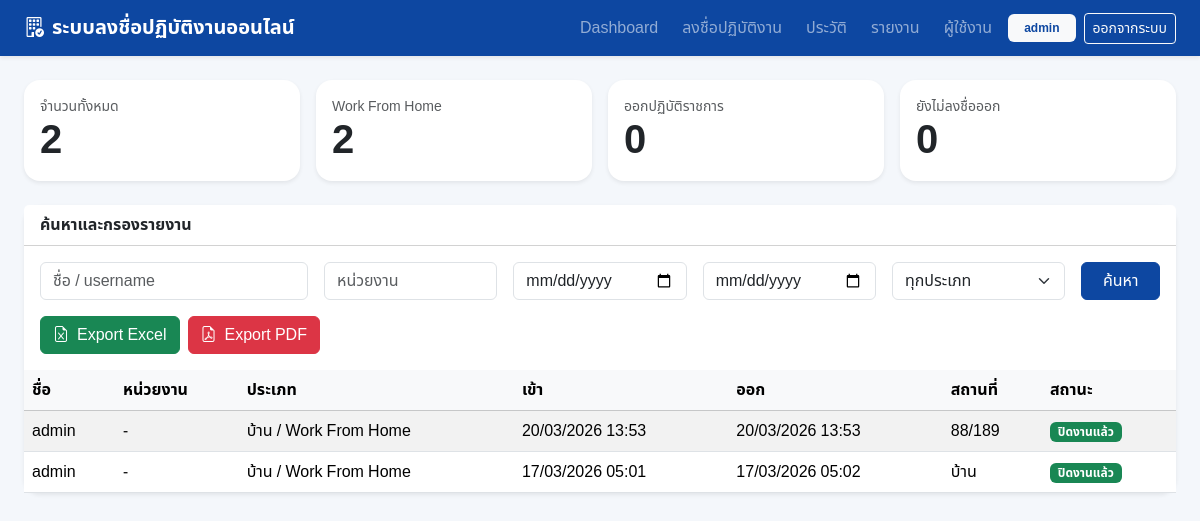
The app's page /reports/ (signed in) with its own data.
### attendance/models.py (models this page shows, shortened)
class Attendance(models.Model):
    WORK_CHOICES = UserProfile.WORK_CHOICES
    user = models.ForeignKey(User, on_delete=models.CASCADE)
    work_type = models.CharField(max_length=20, choices=WORK_CHOICES)
    task_detail = models.TextField()
    evidence_image = models.ImageField(upload_to='evidence/', null=True, blank=True)
    gps_latitude = models.CharField(max_length=50, blank=True)
    gps_longitude = models.CharField(max_length=50, blank=True)
    place_note = models.CharField(max_length=255, blank=True)
    check_in_time = models.DateTimeField(default=timezone.now)
    check_out_time = models.DateTimeField(null=True, blank=True)
    created_at = models.DateTimeField(auto_now_add=True)
    updated_at = models.DateTimeField(auto_now=True)
    class Meta:
        ordering = ['-check_in_time']
    @property
    def status(self):
        return 'ปิดงานแล้ว' if self.check_out_time else 'กำลังปฏิบัติงาน'

class UserProfile(models.Model):
    WORK_CHOICES = [
        ('home', 'บ้าน / Work From Home'),
        ('field', 'ออกปฏิบัติราชการ'),
        ('office', 'สำนักงาน'),
    ]
    user = models.OneToOneField(User, on_delete=models.CASCADE)
    full_name = models.CharField(max_length=255)
    position = models.CharField(max_length=255, blank=True)
    department = models.ForeignKey(Department, on_delete=models.SET_NULL, null=True, blank=True)
    default_work_type = models.CharField(max_length=20, choices=WORK_CHOICES, default='home')

### attendance/views.py (the view)
# urls.py: path('reports/', views.reports_view, name='reports'),
@login_required
@staff_required
def reports_view(request):
    qs = Attendance.objects.select_related('user').all()
    name = request.GET.get('name', '').strip()
    department = request.GET.get('department', '').strip()
    date_from = request.GET.get('date_from', '').strip()
    date_to = request.GET.get('date_to', '').strip()
    work_type = request.GET.get('work_type', '').strip()
    if name:
        qs = qs.filter(
            Q(user__username__icontains=name) |
            Q(user__userprofile__full_name__icontains=name)
        )
    if department:
        qs = qs.filter(user__userprofile__department__name__icontains=department)
    if date_from:
        qs = qs.filter(check_in_time__date__gte=date_from)
    if date_to:
        qs = qs.filter(check_in_time__date__lte=date_to)
    if work_type:
        qs = qs.filter(work_type=work_type)
    summary = qs.aggregate(
        total=Count('id'),
        home=Count('id', filter=Q(work_type='home')),
        field=Count('id', filter=Q(work_type='field')),
        office=Count('id', filter=Q(work_type='office')),
        open_jobs=Count('id', filter=Q(check_out_time__isnull=True)),
    )
    return render(request, 'attendance/reports.html', {
        'items': qs[:200],
        'summary': summary,
        'departments': Department.objects.all(),
        'filters': {
            'name': name,
            'department': department,
            'date_from': date_from,
            'date_to': date_to,
            'work_type': work_type,
        }
    })

### attendance/views.py (called while the page is built)
def staff_required(view_func):
    return user_passes_test(lambda u: u.is_staff)(view_func)

### attendance/templates/attendance/reports.html (shortened to what this page needs)
{% extends 'attendance/base.html' %}
{% block content %}
<div class="row g-3 mb-4">
  <div class="col-md-6 col-xl-3"><div class="card shadow-sm border-0"><div class="card-body"><div class="small text-muted">จำนวนทั้งหมด</div><div class="display-6 fw-bold">{{ summary.total|default:0 }}</div></div></div></div>
  <div class="col-md-6 col-xl-3"><div class="card shadow-sm border-0"><div class="card-body"><div class="small text-muted">Work From Home</div><div class="display-6 fw-bold">{{ summary.home|default:0 }}</div></div></div></div>
  <div class="col-md-6 col-xl-3"><div class="card shadow-sm border-0"><div class="card-body"><div class="small text-muted">ออกปฏิบัติราชการ</div><div class="display-6 fw-bold">{{ summary.field|default:0 }}</div></div></div></div>
  <div class="col-md-6 col-xl-3"><div class="card shadow-sm border-0"><div class="card-body"><div class="small text-muted">ยังไม่ลงชื่อออก</div><div class="display-6 fw-bold">{{ summary.open_jobs|default:0 }}</div></div></div></div>
</div>
<div class="card border-0 shadow-sm mb-4">
  <div class="card-header bg-white fw-semibold">ค้นหาและกรองรายงาน</div>
  <div class="card-body">
    <form class="row g-3">
      <div class="col-md-3"><input type="text" class="form-control" name="name" value="{{ filters.name }}" placeholder="ชื่อ / username"></div>
      <div class="col-md-2"><input type="text" class="form-control" name="department" value="{{ filters.department }}" placeholder="หน่วยงาน"></div>
      <div class="col-md-2"><input type="date" class="form-control" name="date_from" value="{{ filters.date_from }}"></div>
      <div class="col-md-2"><input type="date" class="form-control" name="date_to" value="{{ filters.date_to }}"></div>
      <div class="col-md-2">
        <select name="work_type" class="form-select">
          <option value="">ทุกประเภท</option>
        </select>
      </div>
      <div class="col-md-1 d-grid"><button class="btn btn-primary">ค้นหา</button></div>
    </form>
    <div class="mt-3 d-flex gap-2 flex-wrap">
      <a href="{% url 'export_excel' %}" class="btn btn-success"><i class="bi bi-file-earmark-excel me-2"></i>Export Excel</a>
      <a href="{% url 'export_pdf' %}" class="btn btn-danger"><i class="bi bi-file-earmark-pdf me-2"></i>Export PDF</a>
    </div>
  </div>
  <div class="table-responsive">
    <table class="table table-striped table-hover align-middle mb-0">
      <thead class="table-light"><tr><th>ชื่อ</th><th>หน่วยงาน</th><th>ประเภท</th><th>เข้า</th><th>ออก</th><th>สถานที่</th><th>สถานะ</th></tr></thead>
      <tbody>
      {% for item in items %}
      <tr>
        <td>{{ item.user.userprofile.full_name|default:item.user.username }}</td>
        <td>{{ item.user.userprofile.department.name|default:'-' }}</td>
        <td>{{ item.get_work_type_display }}</td>
        <td>{{ item.check_in_time|date:'d/m/Y H:i' }}</td>
        <td>{% if item.check_out_time %}{{ item.check_out_time|date:'d/m/Y H:i' }}{% else %}-{% endif %}</td>
        <td>{{ item.place_note }}</td>
        <td><span class="badge {% if item.check_out_time %}text-bg-success{% else %}text-bg-warning{% endif %}">{{ item.status }}</span></td>
      </tr>
      {% empty %}
      <tr><td colspan="7" class="text-center py-4 text-muted">ไม่พบข้อมูล</td></tr>
      {% endfor %}
      </tbody>
    </table>
  </div>
</div>
{% endblock %}

### attendance/templates/attendance/base.html (shortened to what this page needs)
<!doctype html>
<html lang="th">
<head>
  <link href="https://cdn.jsdelivr.net/npm/bootstrap@5.3.6/dist/css/bootstrap.min.css" rel="stylesheet">
  <link href="https://cdn.jsdelivr.net/npm/bootstrap-icons@1.11.3/font/bootstrap-icons.css" rel="stylesheet">
  <link href="/static/css/style.css" rel="stylesheet">
</head>
<body class="app-bg">
  <nav class="navbar navbar-expand-lg navbar-dark bg-primary shadow-sm sticky-top">
    <div class="container-fluid px-4">
      <a class="navbar-brand fw-semibold" href="{% url 'dashboard' %}">
        <i class="bi bi-building-check me-2"></i>ระบบลงชื่อปฏิบัติงานออนไลน์
      </a>
      <div class="collapse navbar-collapse" id="navmenu">
        <ul class="navbar-nav ms-auto align-items-lg-center gap-2">
          <li class="nav-item"><a class="nav-link" href="{% url 'dashboard' %}">Dashboard</a></li>
          <li class="nav-item"><a class="nav-link" href="{% url 'attendance_form' %}">ลงชื่อปฏิบัติงาน</a></li>
          <li class="nav-item"><a class="nav-link" href="{% url 'history' %}">ประวัติ</a></li>
          {% if request.user.is_staff %}
          <li class="nav-item"><a class="nav-link" href="{% url 'reports' %}">รายงาน</a></li>
          <li class="nav-item"><a class="nav-link" href="{% url 'user_management' %}">ผู้ใช้งาน</a></li>
          {% endif %}
          <li class="nav-item"><span class="badge text-bg-light text-primary px-3 py-2">{{ request.user.username }}</span></li>
          <li class="nav-item"><a class="btn btn-outline-light btn-sm" href="{% url 'logout' %}">ออกจากระบบ</a></li>
        </ul>
      </div>
    </div>
  </nav>
  <main class="container-fluid px-3 px-lg-4 py-4">
    {% block content %}{% endblock %}
  </main>
</body>
</html>

### static/css/style.css (style rules this page uses)
:root { --primary: #0d47a1; --primary-dark: #08306b; --soft-bg: #f4f7fb; }
body { font-family: Tahoma, 'Noto Sans Thai', sans-serif; }
.app-bg { background: var(--soft-bg); }
.card { border-radius: 1rem; }
.table td, .table th { white-space: nowrap; }
.navbar.bg-primary, .btn-primary { background-color: var(--primary) !important; border-color: var(--primary) !important; }
.text-primary { color: var(--primary) !important; }

### records on screen
Attendance: user.userprofile.full_name "admin", user.userprofile.department.name "-", work_type "บ้าน / Work From Home", check_in_time "20/03/2026 13:53", check_out_time "20/03/2026 13:53", place_note "88/189", status "ปิดงานแล้ว"
Attendance: user.userprofile.full_name "admin", user.userprofile.department.name "-", work_type "บ้าน / Work From Home", check_in_time "17/03/2026 05:01", check_out_time "17/03/2026 05:02", place_note "บ้าน", status "ปิดงานแล้ว"

### other values on screen
{{ request.user.username }} "admin"
{{ summary.total|default:0 }} "2"
{{ summary.home|default:0 }} "2"
{{ summary.field|default:0 }} "0"
{{ summary.open_jobs|default:0 }} "0"
